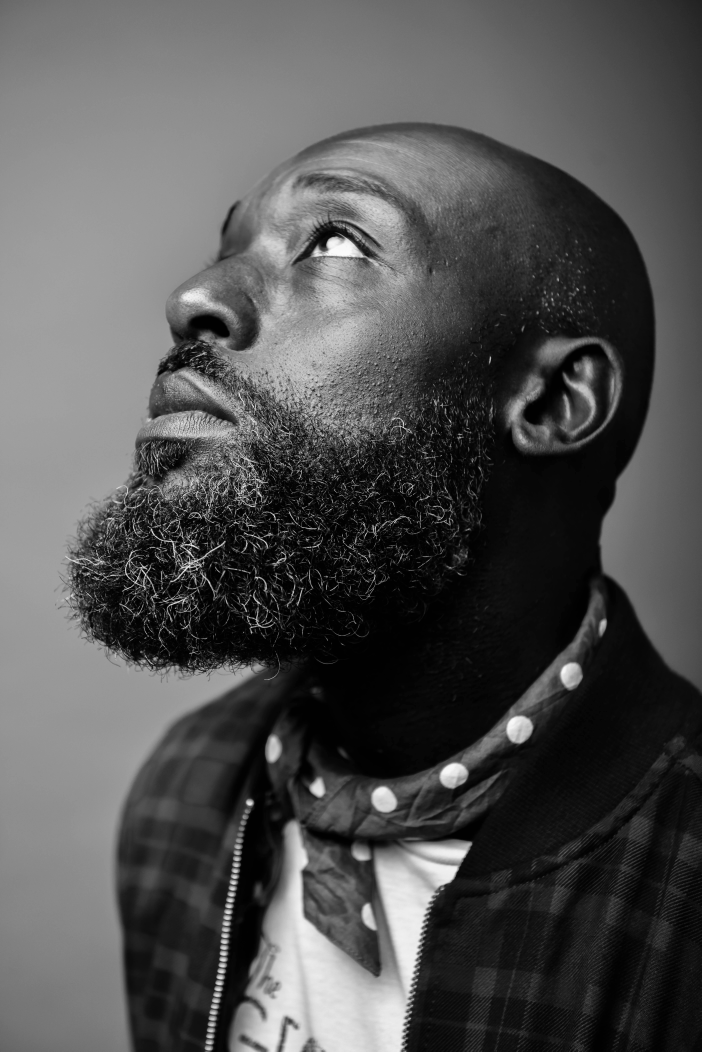
#> input picture images/task2/img1.jpg, 4912 x 7360 px (shown at 1/7 size)
$ jupyter execute task2.ipynb
#> lines starting #> are read from the running program, lines starting #| are printed output that depends on the picture; after the words box and inside, x2 and y2 are one past the last pixel; in counts of white or black regions, pixels touching at a corner belong together
## EG/2020/4225
## Suraweera S.A.Y.A.

### Task2

#### import modules

[cell 1]
import numpy as np
import cv2
import os
import matplotlib.pyplot as plt
from collections import deque

#### get original image

[cell 2]
img_path = os.path.join("..", "images", "task2", "img1.jpg")
img = cv2.imread(img_path, cv2.IMREAD_GRAYSCALE)
#> img is the input picture: shape (7360, 4912); min 0, max 255, mean 81.9
height, width = img.shape
#> height = 7360; width = 4912
print(f"Image dimensions: Width = {width} px, Height = {height} px")
#| Image dimensions: Width = 4912 px, Height = 7360 px

if img is None:
    raise FileNotFoundError(f"Image not found at {img_path}")

#### Region growing implementation

[cell 3]
def region_growing(image, seed, threshold=20):
#> called with seed = (2500, 2500), threshold = 25
    h, w = image.shape
#> h = 7360; w = 4912
    visited = np.zeros_like(image, dtype=np.uint8)
    region = np.zeros_like(image, dtype=np.uint8)

    seed_val = int(image[seed])
#> seed_val = 139
    queue = deque([seed])
    visited[seed] = 1
    region[seed] = 255

    while queue:
        y, x = queue.popleft()
        for dy in [-1, 0, 1]:
            for dx in [-1, 0, 1]:
                ny, nx = y + dy, x + dx
                if 0 <= ny < h and 0 <= nx < w and not visited[ny, nx]:
                    pixel_val = int(image[ny, nx])
                    if abs(pixel_val - seed_val) <= threshold:
                        queue.append((ny, nx))
                        visited[ny, nx] = 1
                        region[ny, nx] = 255
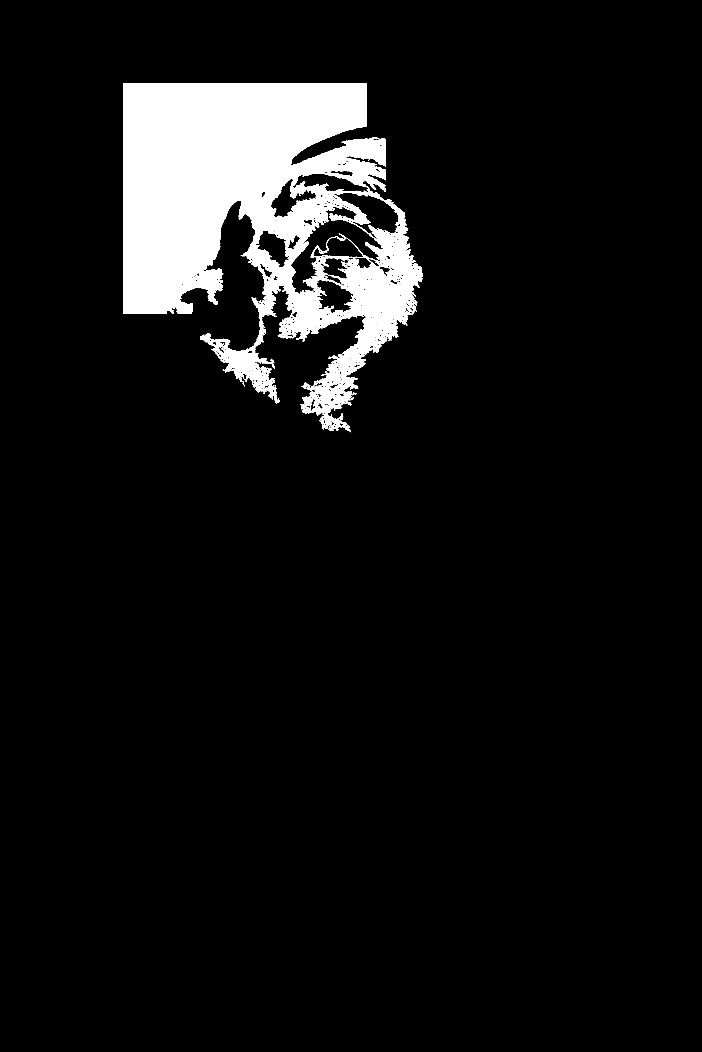
#> region: shape (7360, 4912) (shown at 1/7 size); 6.8% white; 1 white region, box (x1, y1, x2, y2) and area: (862, 581, 2960, 3025) 2461668

    return region
